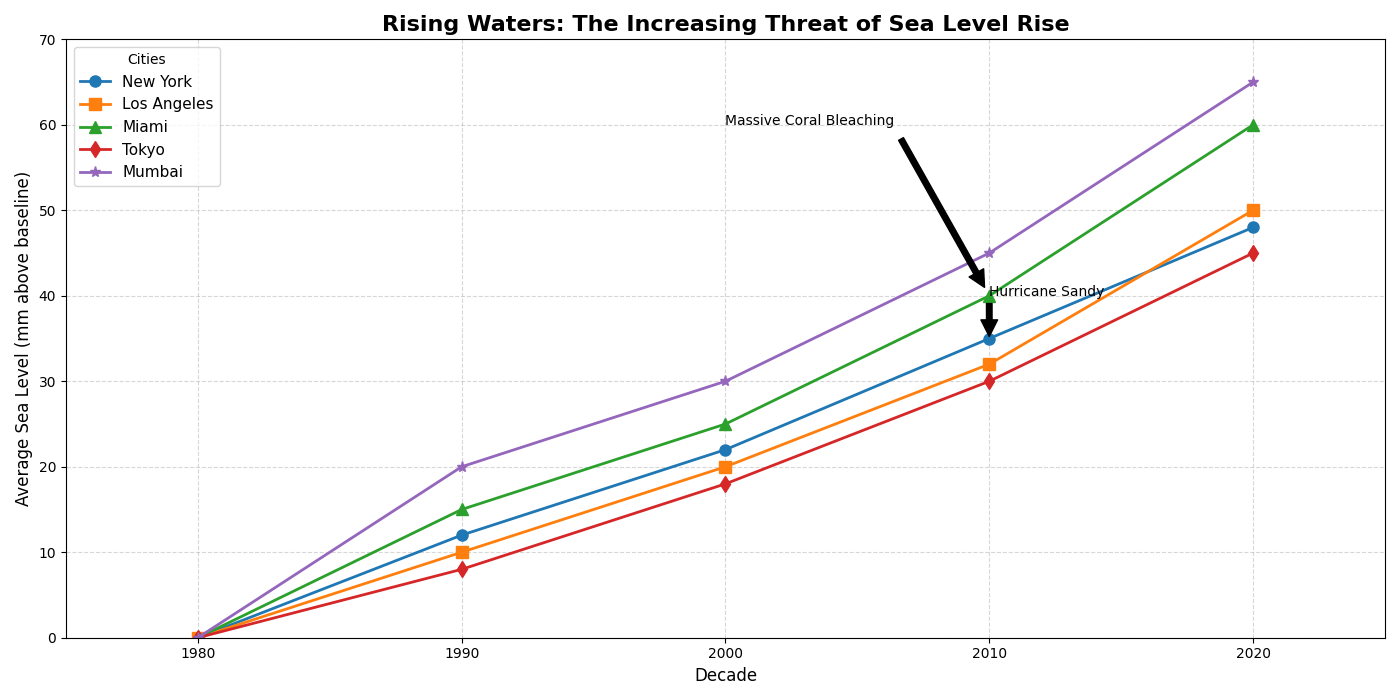

The Python source for this figure:
import matplotlib.pyplot as plt
import numpy as np

# Backstory: Tracking average sea levels at major coastal cities over several decades
# Title: "Rising Waters: The Increasing Threat of Sea Level Rise"
# X-label: Decade
# Y-label: Average Sea Level (mm above baseline)
# Cities: ['New York', 'Los Angeles', 'Miami', 'Tokyo', 'Mumbai']
# Time Period: 1980-2020

# Defining the data
decades = np.array([1980, 1990, 2000, 2010, 2020])
sea_levels_ny = np.array([0, 12, 22, 35, 48])
sea_levels_la = np.array([0, 10, 20, 32, 50])
sea_levels_miami = np.array([0, 15, 25, 40, 60])
sea_levels_tokyo = np.array([0, 8, 18, 30, 45])
sea_levels_mumbai = np.array([0, 20, 30, 45, 65])

# Create the figure and axes
fig, ax = plt.subplots(figsize=(14, 7))

# Plot the data
ax.plot(decades, sea_levels_ny, marker='o', label='New York', linewidth=2, markersize=8)
ax.plot(decades, sea_levels_la, marker='s', label='Los Angeles', linewidth=2, markersize=8)
ax.plot(decades, sea_levels_miami, marker='^', label='Miami', linewidth=2, markersize=8)
ax.plot(decades, sea_levels_tokyo, marker='d', label='Tokyo', linewidth=2, markersize=8)
ax.plot(decades, sea_levels_mumbai, marker='*', label='Mumbai', linewidth=2, markersize=8)

# Adding annotations for significant points
ax.annotate('Hurricane Sandy', xy=(2010, 35), xytext=(2010, 40),
            arrowprops=dict(facecolor='black', shrink=0.05))
ax.annotate('Massive Coral Bleaching', xy=(2010, 40), xytext=(2000, 60),
            arrowprops=dict(facecolor='black', shrink=0.05))

# Set titles and labels
ax.set_title("Rising Waters: The Increasing Threat of Sea Level Rise", fontsize=16, fontweight='bold')
ax.set_xlabel('Decade', fontsize=12)
ax.set_ylabel('Average Sea Level (mm above baseline)', fontsize=12)

# Add grid
ax.grid(True, linestyle='--', alpha=0.5)

# Set ticks
plt.xticks(decades)
plt.yticks(np.arange(0, 71, 10))

# Set the limits for clarity
ax.set_xlim(1975, 2025)
ax.set_ylim(0, 70)

# Create a legend
ax.legend(title='Cities', loc='upper left', fontsize=11)

# Optimize layout
plt.tight_layout()

# Display the plot
plt.show()
